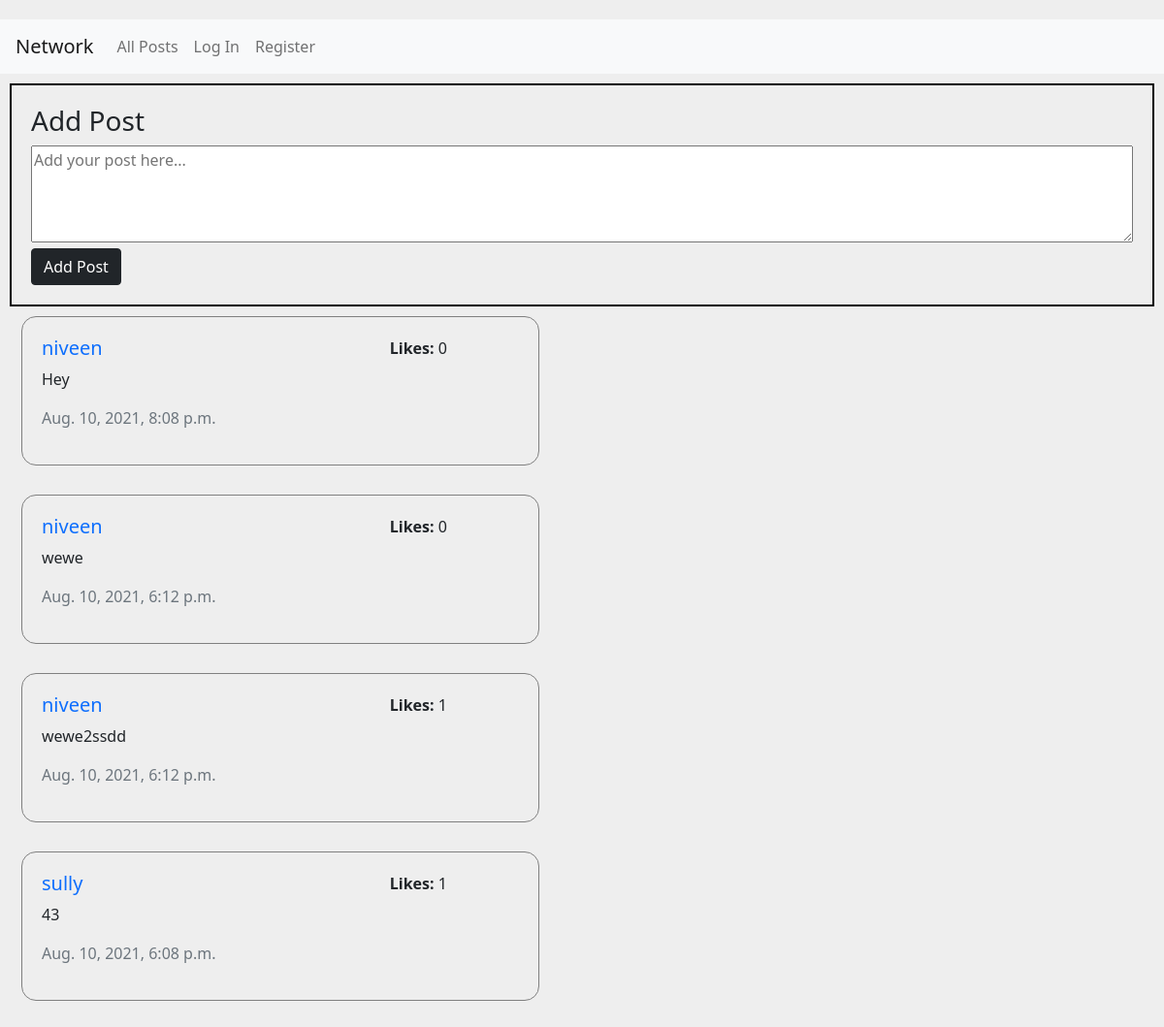
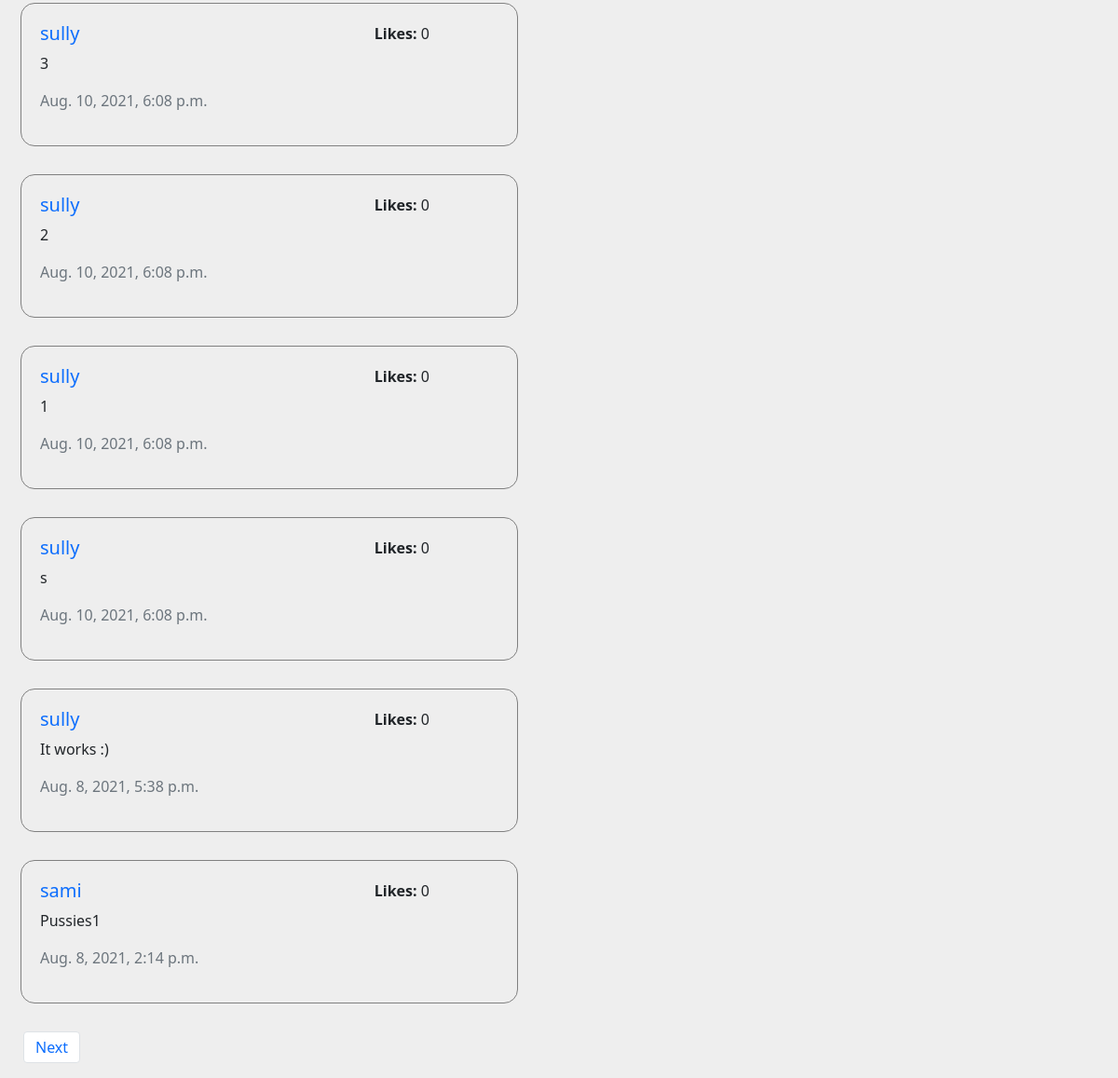
The page / on the database its author committed (2 pictures, top to bottom).
### network/models.py (models this page shows)
class Post(models.Model):
    user = ForeignKey(User, blank=False, on_delete=CASCADE, related_name="thepost")
    des = TextField()
    date = DateTimeField()
    likes = ManyToManyField("Likes", blank=True, related_name="thePost")
    liked = ManyToManyField("User", blank=True, related_name="user")

class User(AbstractUser):
    followers = ManyToManyField("User", blank=True, related_name="theuser")
    following = ManyToManyField("User", blank=True, related_name="theUser")

### network/views.py (the view)
# urls.py: path("", views.index, name="index"),
def index(request):
    post_items = Post.objects.all().order_by('-date')
    p = Paginator(post_items, 10)
    page_num = request.GET.get('page', 1)
    try:
        page = p.page(page_num)
    except (PageNotAnInteger, EmptyPage):
        page = p.page(1)
    return render(request, "network/index.html",{
        "form": postForm(),
        "allposts": page
    })

### network/views.py
class postForm(forms.Form):
    thepost = forms.CharField(label="", widget=forms.Textarea(attrs={
        'placeholder': 'Add your post here...','style':'height: 100px; width: 100%'},))

### network/templates/network/index.html (shortened to what this page needs)
{% extends "network/layout.html" %}
{% load static %}
{% block body %}
<div id="form">
    <form action="{% url 'create' %}" method="POST">
        <h3>Add Post</h3>
        {{form}}
        <input type="submit" class="btn btn-dark" value="Add Post">
    </form>
</div>
<div id="allposts">
    {% for post in allposts %}
        <div class="row" style="margin: 10px;">
            <div class="col-md-8">
                <div class="people-nearby">
                  <div class="nearby-user">
                    <div class="row">
                      <div class="col-md-7 col-sm-7 ">
                        <h5><a href="{% url 'profile' post.user.id %}" style="text-decoration: none;">{{post.user}}</a></h5>
                        <p id="postDes{{post.id}}">{{post.des}}</p>
                        <p class="text-muted">{{post.date}}</p>
                      </div>
                      <div style="position: relative;"class="col-md-3 col-sm-3">
                        <div  style="position: absolute; right:0; display: block;">
                        {% if user.is_authenticated %}
                          <div id ="counter{{post.id}}" style="position: absolute; top:0;"> {{post.likes.all.count}} </div>
                          {% if request.user in post.liked.all %}
                          <button onclick="like('{{post.id}}')" style="margin-left:10px;color: red;border: none;"class="fa fa-heart" id="heart{{post.id}}"></button>
                          {% else %}
                          <button onclick="like('{{post.id}}')" style="margin-left:10px;color: black;border: none;"class="fa fa-heart" id="heart{{post.id}}"></button>
                          {% endif %}
                      {% else %}
                          <label style="font-weight: 700;">Likes: </label>
                          {{post.likes.all.count}}
                      {% endif %}
                    </div>
                      </div>
                    </div>
                  </div>
                </div>
            </div>
  </div>
    {% endfor %}
</div>
<nav style="margin-left: 25px;"aria-label="Page navigation example">
  <ul class="pagination">
    {% if allposts.has_next %}
    <li class="page-item"><a class="page-link" href="/?page={{ allposts.next_page_number }}">Next</a></li>
    {% endif %}
  </ul>
</nav>
{% endblock %}

### network/templates/network/layout.html (shortened to what this page needs)
{% load static %}
<!DOCTYPE html>
<html lang="en">
    <head>
        <link rel="stylesheet" href="https://stackpath.bootstrapcdn.com/bootstrap/4.4.1/css/bootstrap.min.css">
        <link href="{% static 'network/styles.css' %}" rel="stylesheet">
        <link href="https://cdn.jsdelivr.net/npm/bootstrap@5.0.2/dist/css/bootstrap.min.css" rel="stylesheet">
        <link rel="stylesheet" href="https://cdnjs.cloudflare.com/ajax/libs/font-awesome/4.7.0/css/font-awesome.min.css">
        <link href="{% static 'network/styles.css' %}" rel="stylesheet">
    </head>
    <body>
        <nav class="navbar navbar-expand-lg navbar-light bg-light">
            <a class="navbar-brand" href="#">Network</a>
            <div>
              <ul class="navbar-nav mr-auto">
                <li class="nav-item">
                  <a class="nav-link" href="{% url 'index' %}">All Posts</a>
                </li>
                {% if user.is_authenticated %}
                    <li class="nav-item">
                        <a class="nav-link" href="{% url 'following' %}">Following</a>
                    </li>
                    <li class="nav-item">
                        <a class="nav-link" href="{% url 'logout' %}">Log Out</a>
                    </li>
                {% else %}
                    <li class="nav-item">
                        <a class="nav-link" href="{% url 'login' %}">Log In</a>
                    </li>
                    <li class="nav-item">
                        <a class="nav-link" href="{% url 'register' %}">Register</a>
                    </li>
                {% endif %}
              </ul>
            </div>
          </nav>
        <div class="body">
            {% block body %}
            {% endblock %}
        </div>
    </body>
</html>

### network/static/network/styles.css (style rules this page uses)
body { margin-top:20px; background:#eee; }
#form { margin: 10px; border: 2px solid black; padding: 20px; }
.people-nearby .nearby-user { padding: 20px; border: 1px solid #808080; border-radius: 15px; width: 70%; margin-bottom: 20px; }
.btn:not(:disabled):not(.disabled) { cursor: pointer; }

### rows shown on the page
Post: user "niveen", des "Hey", date "Aug. 10, 2021, 8:08 p.m.", likes.all.count "0"
Post: user "niveen", des "wewe", date "Aug. 10, 2021, 6:12 p.m.", likes.all.count "0"
Post: user "niveen", des "wewe2ssdd", date "Aug. 10, 2021, 6:12 p.m.", likes.all.count "1"
Post: user "sully", des "43", date "Aug. 10, 2021, 6:08 p.m.", likes.all.count "1"
Post: user "sully", des "3", date "Aug. 10, 2021, 6:08 p.m.", likes.all.count "0"
Post: user "sully", des "2", date "Aug. 10, 2021, 6:08 p.m.", likes.all.count "0"
Post: user "sully", des "1", date "Aug. 10, 2021, 6:08 p.m.", likes.all.count "0"
Post: user "sully", des "s", date "Aug. 10, 2021, 6:08 p.m.", likes.all.count "0"
Post: user "sully", des "It works :)", date "Aug. 8, 2021, 5:38 p.m.", likes.all.count "0"
Post: user "sami", des "Pussies1", date "Aug. 8, 2021, 2:14 p.m.", likes.all.count "0"
